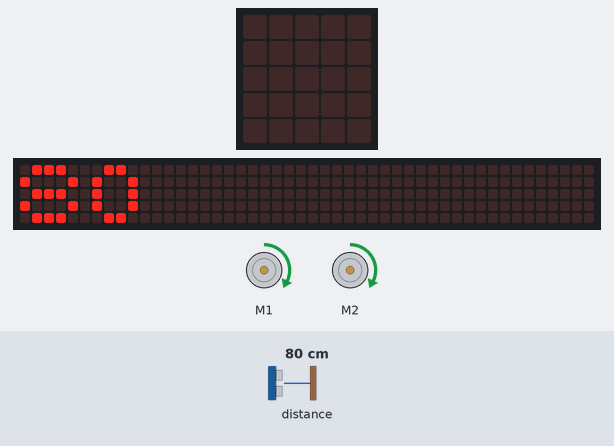
Bench run of a program on a simulated BBC micro:bit (MakeCode). Shown: the board's 5×5 LED display, a strip that is not on the board, showing the scrolling text unrolled, 2 × DC motor (green arrow = forward, orange = backward, longer = faster). The inputs (shaded band) are chosen by the test bench; at power-on: distance to the obstacle 80 cm. The 48×5 strip is a reading aid, not a part: it shows the text the display is scrolling, unrolled, one strip-width of it at a time. At 6.2 s the program stops and its outputs stay as they are.

Above: at 5.0 s.
5.1 s: distance to the obstacle set to 2 cm
At 6.0 s:
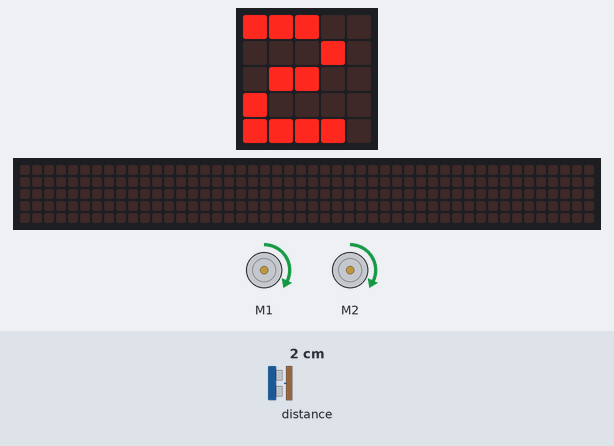
At 7.3 s:
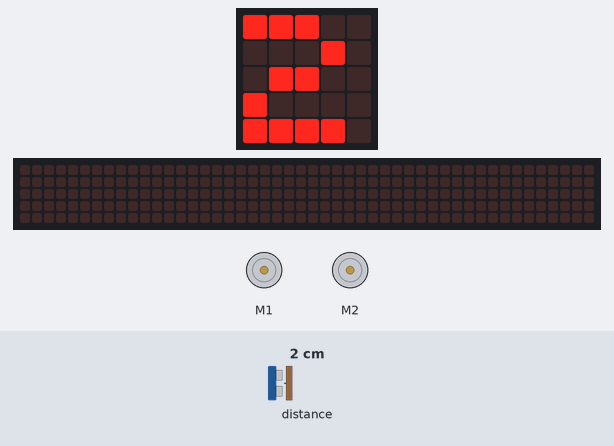
Timing chart, 0 to 7.7 s (numbered marks = the images above; inputs shaded):
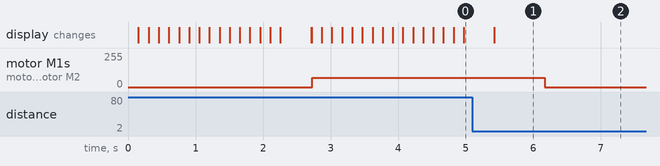

The program:

main.ts
```typescript
basic.showNumber(maqueen.Ultrasonic(PingUnit.Centimeters))
let odleglosc = maqueen.Ultrasonic(PingUnit.Centimeters)
if (odleglosc > 5) {
    maqueen.motorRun(maqueen.Motors.All, maqueen.Dir.CW, 70)
    odleglosc = maqueen.Ultrasonic(PingUnit.Centimeters)
    while (odleglosc > 5) {
        odleglosc = maqueen.Ultrasonic(PingUnit.Centimeters)
        basic.showNumber(odleglosc)
    }
    maqueen.motorStop(maqueen.Motors.All)
} else {
    basic.clearScreen()
    basic.showIcon(IconNames.No)
}
```

test.ts
```typescript
// tu są testy; nie będzie to kompilowane, gdy ten pakiet będzie używany jako rozszerzenie.
```

Measured:
- after the input at 5.1 s, motor M1, motor M2: forward 70/255 → stopped after 1.1 s
